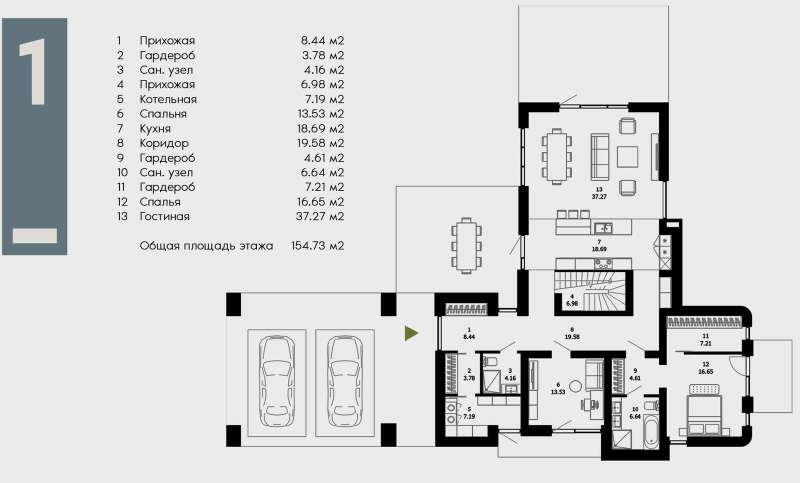
#> input picture 08_Сайт_пример/photo/houses/n235_p1.jpg, 1600 x 965 px, given in place of 11.png, which was not available (shown at 1/2 size)
$ python crop_houses.py '../08_Сайт_пример/photo/houses/n235_p1.jpg'
#> lines starting #> are read from the running program, lines starting #| are printed output that depends on the picture
"""Нарезка фото, интерьеров и планировок из каталога проектов домов заказчика (страницы 05–24, 1920×2700).
Имена архитекторов и название подрядчика из каталога не переносим — только фото и планы.
Run из корня репо: py -3 tools/crop_houses.py <папка со страницами 11.png…30.png>"""
import os, sys
from PIL import Image

SRC = sys.argv[1]
OUT = os.path.join(os.path.dirname(os.path.dirname(os.path.abspath(__file__))), '08_Сайт_пример', 'photo', 'houses')
os.makedirs(OUT, exist_ok=True)
COVER = (65, 0, 1920, 1600)
SMALL, BIG = (728, 1078, 1712, 1600), (195, 1720, 1712, 2490)
JOBS = {
    # Северный Урал 235
    'n235_1': (11, COVER), 'n235_2': (12, SMALL), 'n235_3': (12, BIG), 'n235_i1': (14, (200, 240, 1720, 2120)),
    'n235_p2': (13, (202, 324, 1836, 1215)), 'n235_p1': (13, (202, 1404, 1836, 2390)),
    # Южный Урал 195
    'y195_1': (15, COVER), 'y195_2': (16, SMALL), 'y195_3': (16, BIG), 'y195_i1': (17, (200, 232, 948, 1255)),
    'y195_i2': (17, (983, 232, 1730, 1255)), 'y195_i3': (18, (200, 240, 1720, 2120)), 'y195_p1': (17, (189, 1397, 1742, 2376)),
    # Южный Урал 140
    'y140_1': (19, COVER), 'y140_2': (20, SMALL), 'y140_3': (20, BIG), 'y140_i1': (21, (200, 232, 948, 1110)),
    'y140_i2': (21, (983, 232, 1730, 1110)), 'y140_i3': (22, (200, 240, 1720, 2100)), 'y140_p1': (21, (189, 1262, 1769, 2268)),
    # Средний Урал 250
    's250_1': (23, COVER), 's250_2': (24, SMALL), 's250_3': (24, BIG), 's250_i1': (25, (195, 238, 848, 1110)),
    's250_i2': (25, (930, 241, 1578, 1110)), 's250_i3': (26, (200, 240, 1720, 2120)), 's250_p1': (25, (189, 1262, 1701, 2356)),
    # Средний Урал 350
    's350_1': (27, COVER), 's350_2': (28, SMALL), 's350_3': (28, BIG), 's350_i1': (30, (192, 232, 1718, 1110)),
    's350_i2': (30, (192, 1194, 934, 2200)), 's350_i3': (30, (978, 1194, 1718, 2200)),
    's350_p1': (29, (189, 128, 1809, 1202)), 's350_p2': (29, (189, 1404, 1755, 2295)),
}
for name, (page, box) in JOBS.items():
    fn = os.path.join(SRC, f'{page}.png')
    im = Image.open(fn).convert('RGB').crop(box)
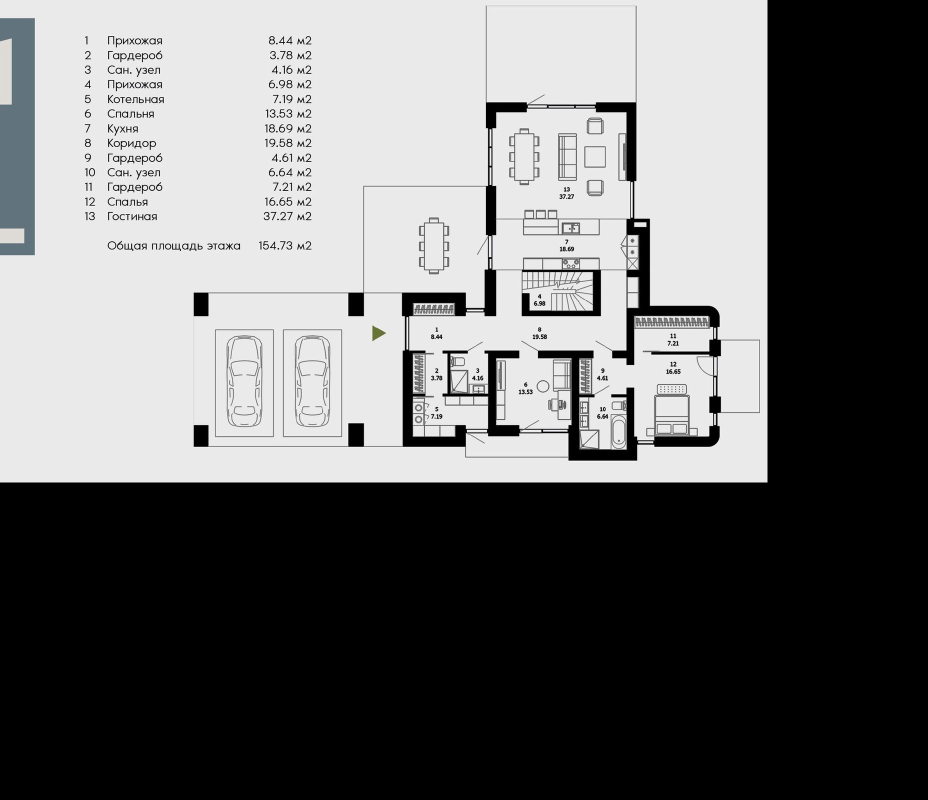
#> im: PIL image 1855x1600 RGB (shown at 1/2 size); mean R, G, B 107.4, 107.6, 107.7
    if im.width > 1600:
        im = im.resize((1600, round(im.height * 1600 / im.width)), Image.LANCZOS)
#> im: PIL image 1600x1380 RGB
    im.save(os.path.join(OUT, name + '.jpg'), quality=84 if '_p' not in name else 90)
#> pass 2 of the loop `for name, (page, box) in JOBS.items():`:
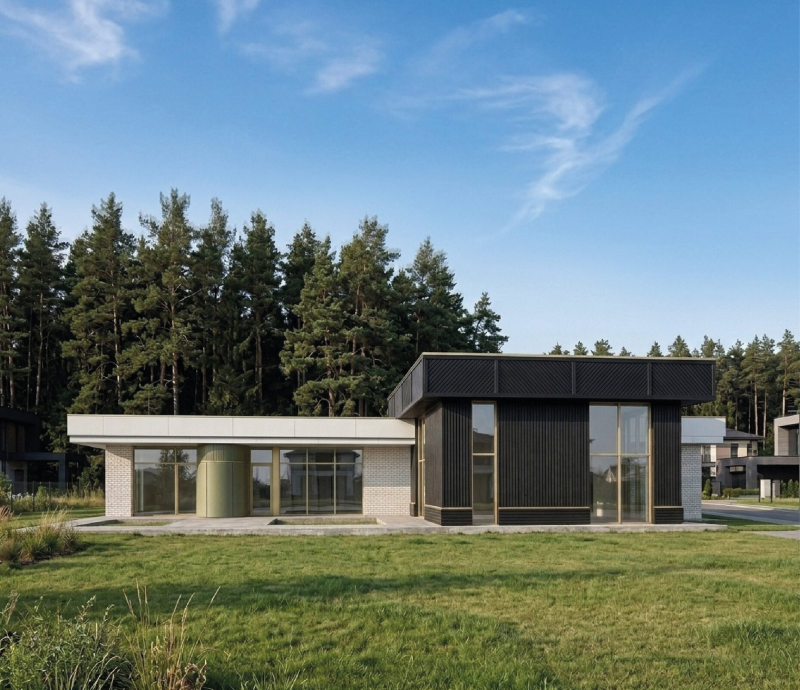
#> input picture 08_Сайт_пример/photo/houses/s250_1.jpg, 1600 x 1380 px, given in place of 12.png, which was not available (shown at 1/2 size)
#> `im = Image.open(fn).convert('RGB').crop(box)`:
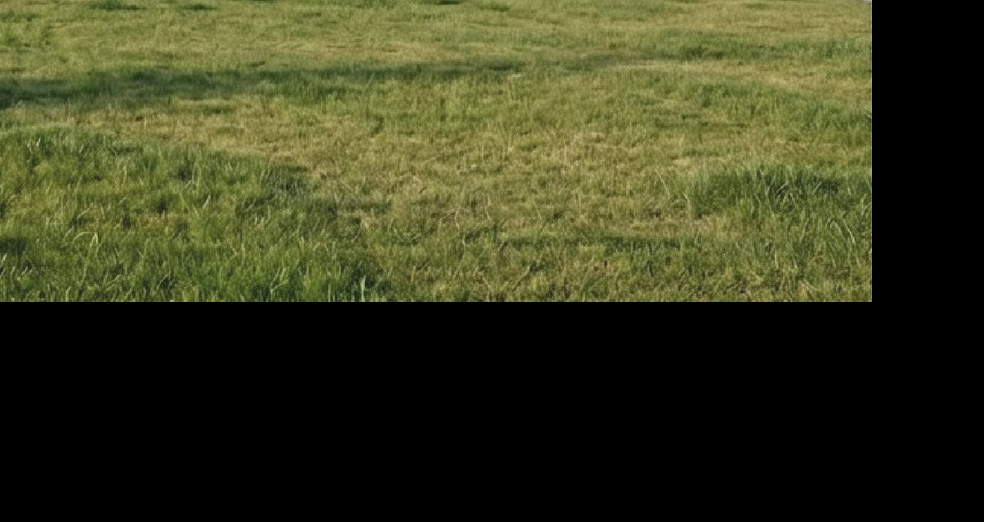
#> im: PIL image 984x522 RGB; mean R, G, B 58.4, 60.5, 31.2
#> (the run stopped early here; a loop or call above may not have finished)
